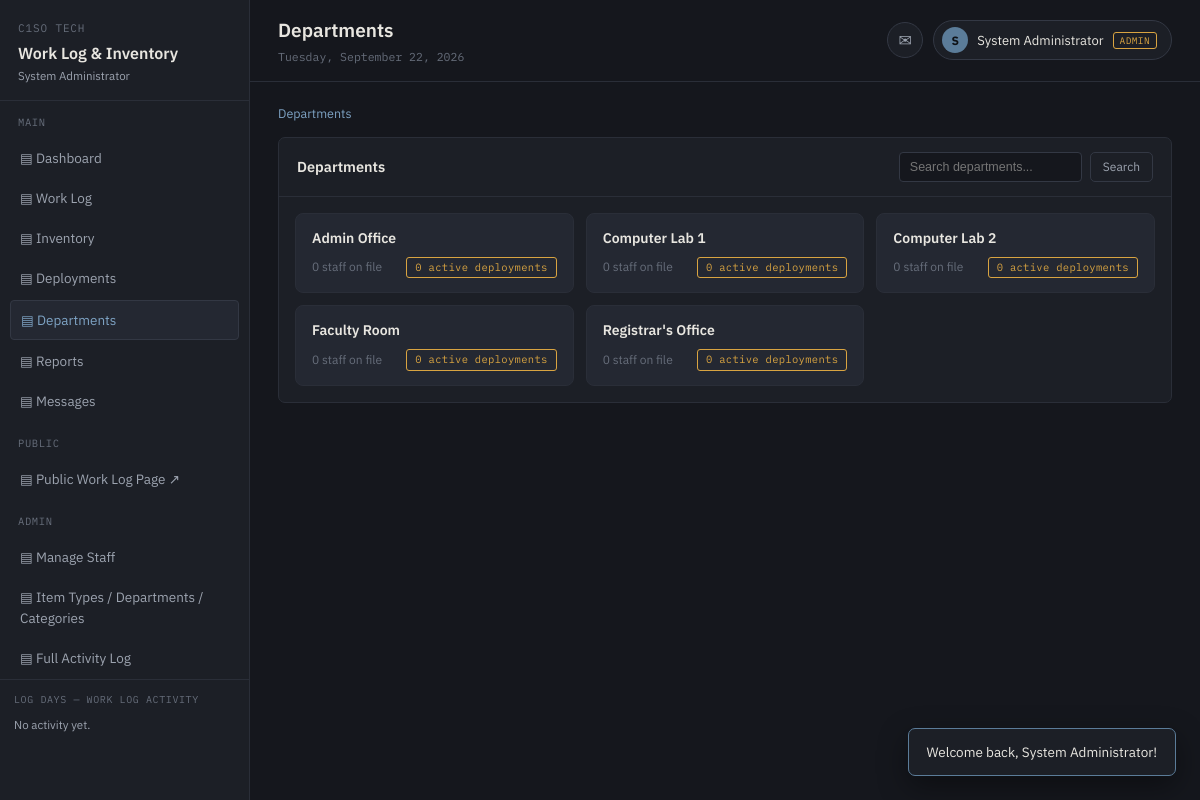
Screenshot of /departments.php (signed in) with the database file from the repository.
### tables this page shows
CREATE TABLE IF NOT EXISTS departments (
  id         INT UNSIGNED AUTO_INCREMENT PRIMARY KEY,
  name       VARCHAR(150) NOT NULL UNIQUE,
  created_at DATETIME NOT NULL DEFAULT CURRENT_TIMESTAMP
);

### auth.php (called while the page is built, shortened)
<?php
function current_user() {
    return [
        'id'        => (int)$_SESSION['user_id'],
        'full_name' => $_SESSION['full_name'],
        'username'  => $_SESSION['username'],
        'role'      => $_SESSION['role'],
    ];
}
function is_logged_in() {
    return isset($_SESSION['user_id']);
}
function is_admin() {
    return is_logged_in() && in_array($_SESSION['role'], ['admin', 'superadmin'], true);
}
function h($str) {
    return htmlspecialchars($str ?? '', ENT_QUOTES, 'UTF-8');
}
function unread_message_count($conn) {
    $user = current_user();
    $stmt = $conn->prepare("SELECT COUNT(*) c FROM messages WHERE recipient_id = ? AND is_read = 0");
    $stmt->bind_param('i', $user['id']);
    $stmt->execute();
    $row = $stmt->get_result()->fetch_assoc();
    return (int)($row['c'] ?? 0);
}

### departments.php (the view, shortened to what this page needs)
<?php
require_once 'includes/db.php';
require_once 'includes/auth.php';
$pageTitle = 'Departments';
$activePage = 'departments';
$selectedDeptId = isset($_GET['department_id']) ? (int)$_GET['department_id'] : 0;
$deptSearch     = trim($_GET['dept_q'] ?? '');
$deptListRes = $conn->query(
    "SELECT dep.id, dep.name,
            (SELECT COUNT(DISTINCT dp.name) FROM department_people dp WHERE dp.department_id = dep.id) AS staff_count,
            (SELECT COUNT(*) FROM deployments d WHERE d.department_id = dep.id AND d.returned_date IS NULL) AS active_deploy_count
     FROM departments dep
     ORDER BY dep.name"
);
$departments = [];
while ($row = $deptListRes->fetch_assoc()) { $departments[] = $row; }
include 'includes/header.php';
?>
<div class="dept-breadcrumb">
  <a href="departments.php">Departments</a>
</div>
<?php if ($selectedDeptId === 0): ?>
  <div class="panel">
    <div class="panel-header">
      <h2>Departments</h2>
      <form method="GET" style="display:flex; gap:8px;">
        <input type="text" name="dept_q" placeholder="Search departments..." value="<?php echo h($deptSearch); ?>" style="background:var(--bg); border:1px solid var(--border); border-radius:4px; padding:7px 10px; color:var(--text); font-size:12.5px;">
        <button type="submit" class="btn-secondary btn-sm">Search</button>
      </form>
    </div>
    <div class="panel-body" style="padding:0;">
      <?php
      $filteredDepts = $departments;
      ?>
      <?php if (empty($filteredDepts)): ?>
        <div class="dash-search-empty" style="padding:20px;">No departments found.</div>
      <?php else: ?>
        <div class="dept-card-grid">
          <?php foreach ($filteredDepts as $d): ?>
            <div class="dept-card" onclick="location.href='departments.php?department_id=<?php echo $d['id']; ?>'">
              <div class="dept-card-name"><?php echo h($d['name']); ?></div>
              <div class="dept-card-meta">
                <span><?php echo (int)$d['staff_count']; ?> staff on file</span>
                <span class="badge b-amber"><?php echo (int)$d['active_deploy_count']; ?> active deployment<?php echo $d['active_deploy_count']==1?'':'s'; ?></span>
              </div>
            </div>
          <?php endforeach; ?>
        </div>
      <?php endif; ?>
    </div>
  </div>
<?php endif; ?>
<?php include 'includes/footer.php'; ?>

### header.php (shortened to what this page needs)
<?php
require_once __DIR__ . '/auth.php';
$user = current_user();
$pageTitle = $pageTitle ?? 'Dashboard';
$activePage = $activePage ?? '';
$activityRes = $conn->query(
    "SELECT actor_name, actor_role, action, details, created_at
     FROM activity_log
     WHERE module = 'worklog'
     ORDER BY created_at DESC LIMIT 25"
);
$unreadMsgCount = unread_message_count($conn);
?>
<!DOCTYPE html>
<html lang="en">
<head>
<link rel="stylesheet" href="assets/css/style.css">
</head>
<body>
<div class="app">
  <aside class="sidebar" id="sidebar">
    <div class="brand">
      <div class="brand-mark">C1SO TECH</div>
      <div class="brand-title">Work Log &amp; Inventory</div>
      <div class="brand-sub"><?php echo h($user['full_name']); ?></div>
    </div>
    <div class="nav-section">MAIN</div>
    <div class="nav-list">
      <a class="nav-item <?php echo $activePage==='dashboard'?'active':''; ?>" href="index.php">▤ Dashboard</a>
      <a class="nav-item <?php echo $activePage==='worklog'?'active':''; ?>" href="worklog.php">▤ Work Log</a>
      <a class="nav-item <?php echo $activePage==='inventory'?'active':''; ?>" href="inventory.php">▤ Inventory</a>
      <a class="nav-item <?php echo $activePage==='deployments'?'active':''; ?>" href="deployments.php">▤ Deployments</a>
      <a class="nav-item <?php echo $activePage==='departments'?'active':''; ?>" href="departments.php">▤ Departments</a>
      <a class="nav-item <?php echo $activePage==='reports'?'active':''; ?>" href="reports.php">▤ Reports</a>
      <a class="nav-item <?php echo $activePage==='messages'?'active':''; ?>" href="messages.php">▤ Messages<?php if ($unreadMsgCount > 0): ?> <span class="nav-badge"><?php echo $unreadMsgCount; ?></span><?php endif; ?></a>
    </div>
    <div class="nav-section">PUBLIC</div>
    <div class="nav-list">
      <a class="nav-item" href="public_worklog.php" target="_blank">▤ Public Work Log Page ↗</a>
    </div>
    <?php if (is_admin()): ?>
    <div class="nav-section">ADMIN</div>
    <div class="nav-list">
      <a class="nav-item <?php echo $activePage==='staff'?'active':''; ?>" href="staff.php">▤ Manage Staff</a>
      <a class="nav-item <?php echo $activePage==='settings'?'active':''; ?>" href="settings.php">▤ Item Types / Departments / Categories</a>
      <a class="nav-item <?php echo $activePage==='activity'?'active':''; ?>" href="activity.php">▤ Full Activity Log</a>
    </div>
    <?php endif; ?>
    <div class="activity-widget">
      <div class="activity-widget-title">Log Days — Work Log Activity</div>
      <?php if ($activityRes && $activityRes->num_rows > 0): ?>
        <?php while ($a = $activityRes->fetch_assoc()): ?>
          <div class="activity-item">
            <span class="who <?php echo in_array($a['actor_role'], ['admin','superadmin'], true) ? 'admin' : ''; ?>"><?php echo h($a['actor_name']); ?></span>
            <span class="what"> — <?php echo h($a['action']); ?><?php echo $a['details'] ? ': ' . h($a['details']) : ''; ?></span><br>
            <span class="when"><?php echo date('M j, Y g:i a', strtotime($a['created_at'])); ?></span>
          </div>
        <?php endwhile; ?>
      <?php else: ?>
        <div class="activity-item"><span class="what">No activity yet.</span></div>
      <?php endif; ?>
    </div>
  </aside>
  <main class="main">
    <div class="topbar">
      <div style="display:flex; gap:12px; align-items:center;">
        <div class="topbar-title">
          <?php echo h($pageTitle); ?>
          <span class="full-date"><?php echo date('l, F j, Y'); ?></span>
        </div>
      </div>
      <div style="display:flex; align-items:center; gap:10px;">
      <a href="messages.php" class="icon-btn" title="Messages" aria-label="Messages">
        ✉
      </a>
      <div class="account-menu">
        <button class="account-btn" onclick="document.getElementById('accountDropdown').classList.toggle('open')">
          <span class="account-avatar"><?php echo strtoupper(substr($user['full_name'],0,1)); ?></span>
          <span><?php echo h($user['full_name']); ?></span>
          <span class="account-role-badge role-<?php echo h($user['role']); ?>"><?php echo $user['role'] === 'superadmin' ? 'Super Admin' : h($user['role']); ?></span>
        </button>
      </div>
      </div>
    </div>
    <div id="toastContainer" class="toast-container"></div>
    <div class="content">

### footer.php (shortened to what this page needs)
    </div>
  </main>
</div>
</body>
</html>

### departments.php (style rules this page uses)
.dept-breadcrumb { font-size:12.5px; color:var(--text-faint); margin-bottom:14px; }
.dept-breadcrumb a { color:var(--accent-bright); text-decoration:none; }
.dept-card-grid { display:grid; grid-template-columns:repeat(auto-fill, minmax(230px,1fr)); gap:12px; padding:16px; }
.dept-card { background:var(--panel-2); border:1px solid var(--border-soft); border-radius:8px; padding:14px 16px; cursor:pointer; transition:border-color .12s, transform .12s; }
.dept-card-name { font-size:14px; font-weight:600; margin-bottom:8px; }
.dept-card-meta { display:flex; justify-content:space-between; align-items:center; gap:8px; font-size:12px; color:var(--text-faint); }

### rows the page displays
departments: name "Admin Office", staff_count "0", active_deploy_count "0"
departments: name "Computer Lab 1", staff_count "0", active_deploy_count "0"
departments: name "Computer Lab 2", staff_count "0", active_deploy_count "0"
departments: name "Faculty Room", staff_count "0", active_deploy_count "0"
departments: name "Registrar's Office", staff_count "0", active_deploy_count "0"

### other values shown
$user['full_name'] "System Administrator"
$pageTitle "Departments"
substr($user['full_name'],0,1) "S"
$user['role'] "ADMIN"
